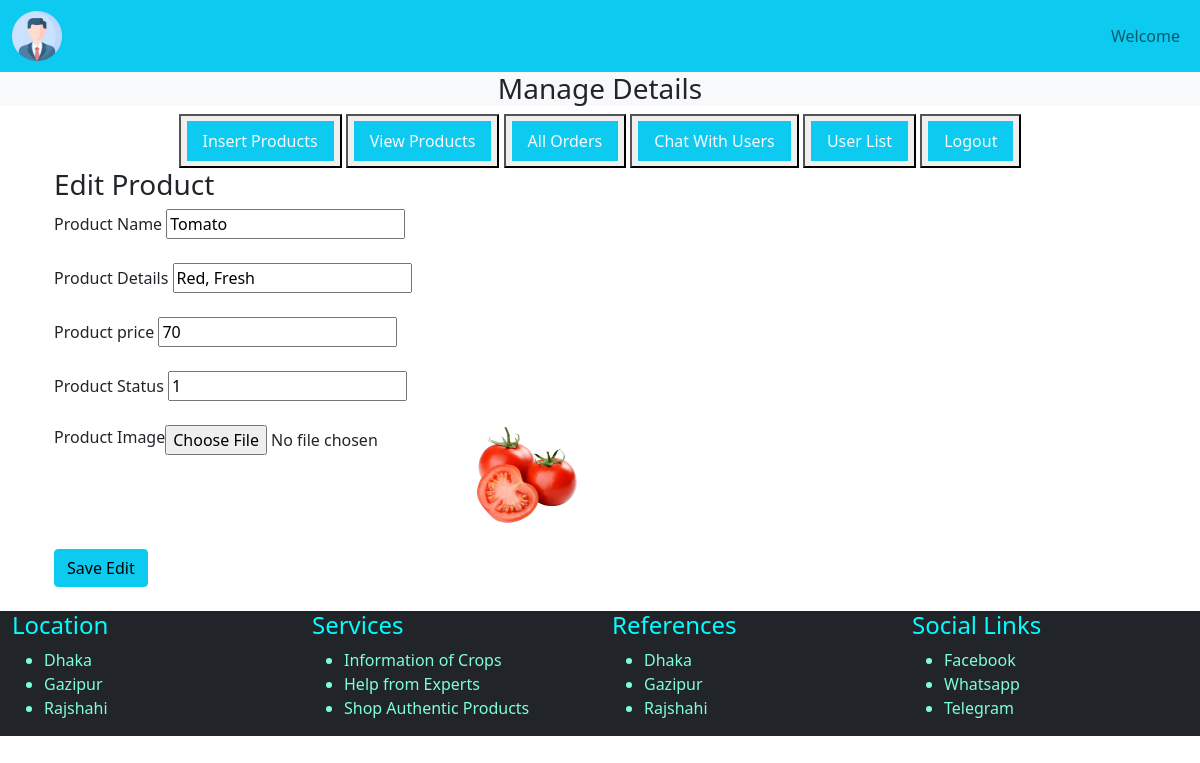
Screenshot of /admin_area/index.php?edit_products=1 with the database file from the repository.
### tables this page shows
CREATE TABLE `product` (
  `id` int(11) NOT NULL,
  `categories_id` int(11) NOT NULL,
  `name` varchar(255) NOT NULL,
  `price` float NOT NULL,
  `image` varchar(255) NOT NULL,
  `short_desc` varchar(255) NOT NULL,
  `status` tinyint(4) NOT NULL
);

### admin_area/edit_products.php (the view, shortened to what this page needs)
<?php
if (isset($_GET['edit_products'])) {
    $p_id = $_GET['edit_products'];
}
include("../functions/conn.php");
?>
<!DOCTYPE html>
<html lang="en">
<head>
</head>
<body>
    <body>
        <div class="container">
            <h3>Edit Product</h3>
            <?php
            $get_products = "SELECT * FROM `product` where product.id=$p_id ";
            $result = mysqli_query($conn, $get_products);
            $row = mysqli_fetch_assoc($result);
            $details = $row['short_desc'];
            $name = $row['name'];
            $image = "../" . $row['image'];
            $price = $row['price'];
            $status = $row['status'];
            ?>
            <form action="" method="post" enctype="multipart/form-data">
                <div class="form-outline mb-4  m-auto">
                    <lable class="from-label" for="product_name">Product Name</lable>
                    <input type="text" name="product_name" id="product_name" class="from-control" value="<?php echo  $name ?>" autocomplete="off" required="requried">
                </div>
                <div class="form-outline mb-4 m-auto">
                    <lable class="from-label" for="product_details">Product Details</lable>
                    <input type="text" name="product_details" id="product_details" class="from-control" value="<?php echo  $details ?>" autocomplete="off" required="requried">
                </div>
                <div class="form-outline mb-4 m-auto">
                    <lable class="from-label" for="product_price">Product price</lable>
                    <input type="text" name="product_price" id="product_price" class="from-control" value="<?php echo  $price ?>" autocomplete="off" required="requried">
                </div>
                <div class="form-outline mb-4 m-auto">
                    <lable class="from-label" for="product_status">Product Status</lable>
                    <input type="text" name="product_status" id="product_status" class="from-control" value="<?php echo  $status ?>" autocomplete="off" required="requried">
                </div>
                <div class="form-outline mb-4 m-auto d-flex ">
                    <lable class="from-label" for="product_image1">Product Image</lable>
                    <div class="d-flex ">
                        <input type="file" name="product_image1" id="product_image1" class="from-control text-center" required="requried">
                        <img height="100px" width="100px" src="<?php echo  $image ?>" alt="image">
                    </div>
                </div>
                <div class="form-outline mb-4 m-auto">
                    <input value="Save Edit" type="submit" name="insert_product" id="insert_product" class="btn btn-info">
                </div>
            </form>
        </div>
    </body>
</body>
</html>

### rows the page displays
product: product_name "Tomato", product_details "Red, Fresh", product_price "70", product_status "1", image (picture)
